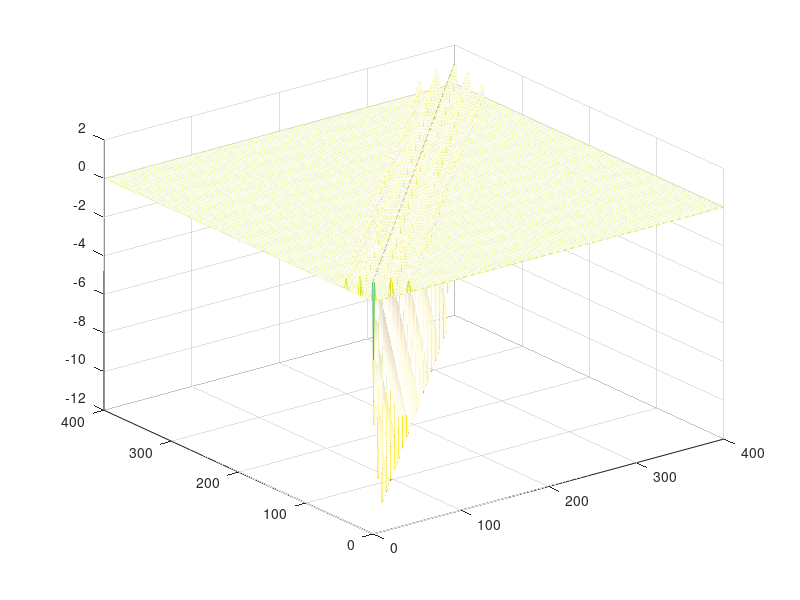

MATLAB code for this plot:
%% parameters
B1 = 0.5;
B2 = 0.4;
B3 = 0.3;
B4 = 0.2;
B5 = 0.1;
nx = 20;
ny = 20;
tot = nx*ny;
%% 
W = sparse(tot, tot);
for i = 1:tot
    W(i,i) = 2;
    for j = 1:tot
        x1 = floor((i-1)/nx);
        y1 = i - x1*nx;
        x2 = floor((j-1)/ny);
        y2 = j - x2*nx;
        dis = (x2 - x1)^2 + (y1 - y2)^2;
        switch dis
            case 1
               W(i,j) = 2*B1;
               W(i,i) = W(i,i) - 2*B1;
            case 2
                W(i,j) = 2*B2;
                W(i,i) = W(i,i) - 2*B2;
            case 4
                W(i,j) = 2*B3;
                W(i,i) = W(i,i) - 2*B3;
            case 5
                W(i,j) = 2*B4;
                W(i,i) = W(i,i) - 2*B4;
            case 8
                W(i,j) = 2*B5;
                W(i,i) = W(i,i) - 2*B5;
        end       
    end
end

%%
figure
mesh(W)
